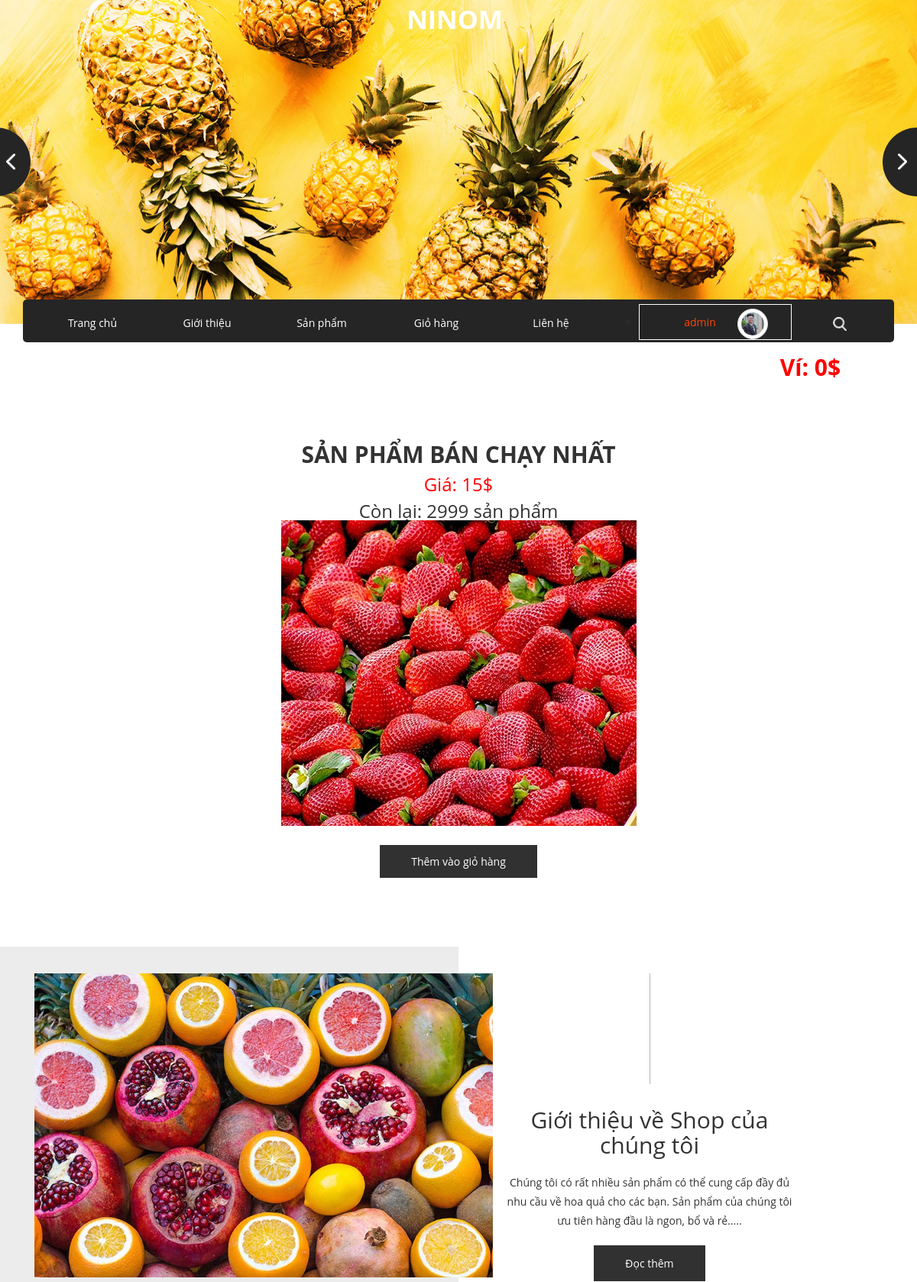
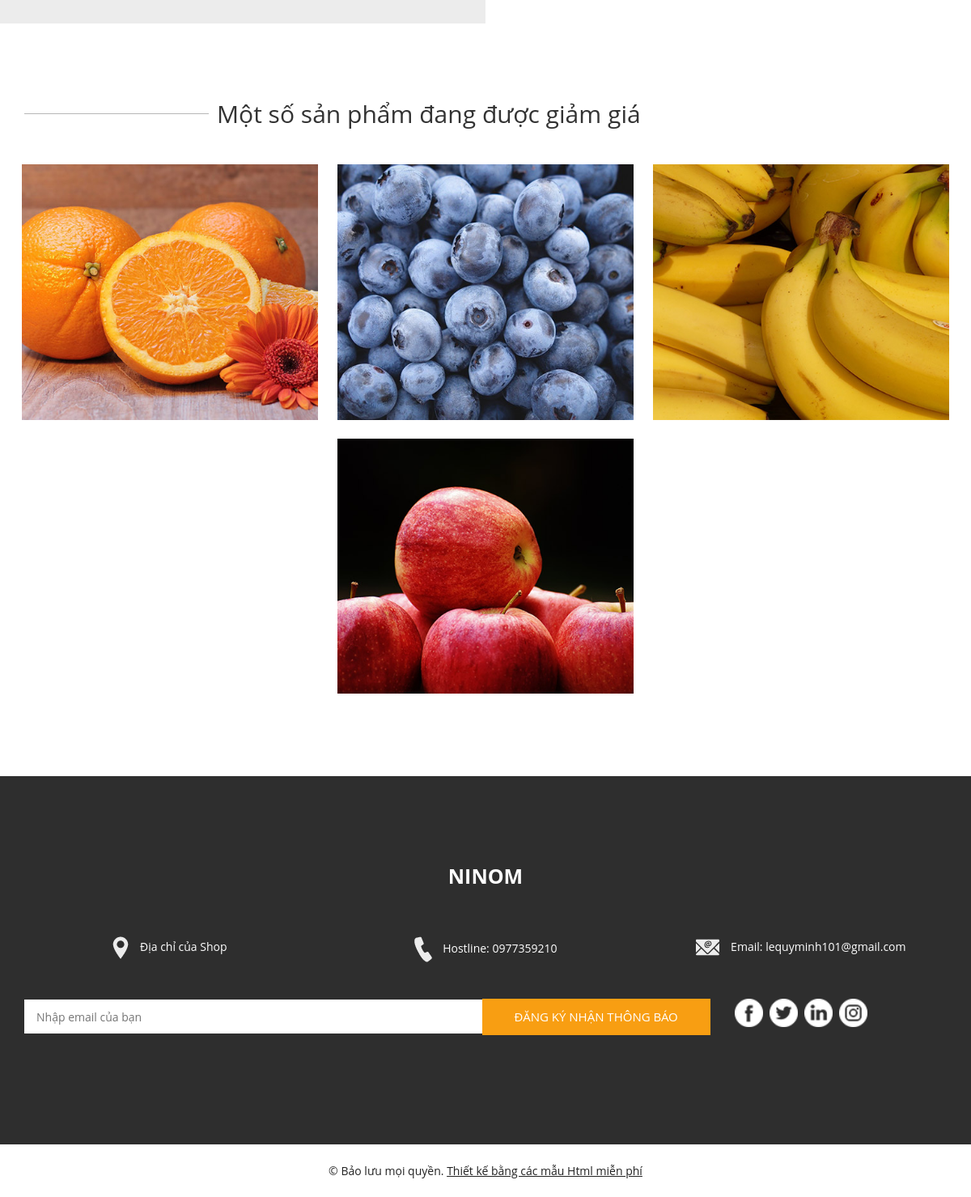
/User/Trangchu.php (signed in), run on the app's committed database (2 pictures, top to bottom).
### tables this page shows
CREATE TABLE `dsuser` (
  `ID_User` int(11) NOT NULL,
  `Name_User` varchar(50) NOT NULL,
  `Sex` varchar(50) NOT NULL,
  `Address` varchar(50) NOT NULL,
  `Date` date NOT NULL,
  `PhoneNumber` varchar(50) NOT NULL,
  `Email` varchar(50) NOT NULL,
  `Avt` varchar(50) NOT NULL,
  `Wallet` double NOT NULL,
  `Chucvu` varchar(50) NOT NULL,
  `Name_TK` varchar(50) NOT NULL
);

CREATE TABLE `dssp` (
  `ID_SP` int(11) NOT NULL,
  `Name_SP` varchar(50) NOT NULL,
  `SLConLai` int(11) NOT NULL,
  `SLDaBan` int(11) NOT NULL,
  `Price` float NOT NULL,
  `Image_SP` varchar(255) NOT NULL,
  `MoTa` text NOT NULL,
  `TysoGiamGia` int(11) NOT NULL
);

### User/Control.php (called while the page is built, shortened)
<?php
    include("../Connect.php");
    class data{
        function Load_SP(){
            global $con;
            $sql = "SELECT* FROM dssp";
            $run = mysqli_query($con,$sql);
            return $run;
        }
        function Search_User($tentk){
            global $con;
            $sql = "SELECT* FROM dsuser WHERE Name_TK = '$tentk'";
            $run = mysqli_query($con,$sql);
            return $run;
        }
    }

### User/Trangchu.php (the view, shortened to what this page needs)
<!DOCTYPE html>
<html>
<head>
  <link rel="stylesheet" type="text/css"
    href="https://cdnjs.cloudflare.com/ajax/libs/OwlCarousel2/2.1.3/assets/owl.carousel.min.css" />
  <link rel="stylesheet" type="text/css" href="css/bootstrap.css" />
  <link href="css/style.css" rel="stylesheet" />
  <link href="../Admin/assets/css/bootstrap.css" rel="stylesheet" />
  <link href="../Admin/assets/css/font-awesome.css" rel="stylesheet" />
  <link href="../Admin/assets/css/basic.css" rel="stylesheet" />
  <link href="../Admin/assets/css/custom.css" rel="stylesheet" />
  <link href="css/responsive.css" rel="stylesheet" />
</head>
<body>
  <?php
      include("Control.php");
      $getdata = new data();
      $input = $getdata->Search_User($_SESSION['TenTK']);
      $ttcn = mysqli_fetch_array($input);
  ?>
  <div class="hero_area">
    <a href="Trangchu.php"><div class="brand_box">
      <div class="navbar-brand">
        <span>
          Ninom
        </span>
      </div>
    </div></a>
    <section class=" slider_section position-relative">
      <div id="carouselExampleControls" class="carousel slide " data-ride="carousel">
        <div class="carousel-inner">
          <div class="carousel-item active">
            <div class="img-box">
              <img src="images/niniom_banner/slider-img.jpg" alt="">
            </div>
          </div>
        </div>
        <a class="carousel-control-prev" href="#carouselExampleControls" role="button" data-slide="prev">
        </a>
        <a class="carousel-control-next" href="#carouselExampleControls" role="button" data-slide="next">
        </a>
      </div>
    </section>
  </div>
  <section class="nav_section">
    <div class="container">
      <div class="custom_nav2">
        <nav class="navbar navbar-expand custom_nav-container ">
          <div class="collapse navbar-collapse" id="navbarSupportedContent" style="max-height: 34px;">
            <div class="d-flex  flex-column flex-lg-row align-items-center">
              <ul class="navbar-nav  ">
                <li class="nav-item active">
                  <a class="nav-link" style="width: 150px;" href="Trangchu.php">Trang chủ</a>
                </li>
                <li class="nav-item">
                  <a class="nav-link" style="width: 150px;" href="about.php">Giới thiệu</a>
                </li>
                <li class="nav-item">
                  <a class="nav-link" style="width: 150px;" href="fruit.php">Sản phẩm</a>
                </li>
                <li class="nav-item">
                  <a class="nav-link" style="width: 150px;" href="testimonial.php">Giỏ hàng</a>
                </li>
                <li class="nav-item">
                  <a class="nav-link" style="width: 150px;" href="contact.php">Liên hệ</a>
                </li>
                <li class="nav-item" style="width: 200px; max-height: 50px;">
                    <ul id="main-menu">
                      <li>
                        <a class="nav-link" href="#" style="width: 200px; border: 1px solid white; margin-top: -5px; color: orangered;">
                          <?php echo$ttcn['Name_TK']; ?>
                          <img src="../User/images/image_User/<?php echo$ttcn['Avt']; ?>" class="img-thumbnail" style="width: 40px; height: 40px; margin-top: -5px; border-radius: 50%; float: right;" />
                        </a>
                      </li>
                    </ul>
                </li>
              </ul>
              <form class="form-inline my-2 my-lg-0 ml-0 ml-lg-4 mb-3 mb-lg-0">
                <button class="btn  my-2 my-sm-0 nav_search-btn" style="margin-left: 70px;" type="submit"></button>
              </form>
            </div>
          </div>
        </nav>
      </div>
    </div>
  </section>
  <div style="float: right; margin-right: 100px; font-size: 30px; color: red; font-weight: bold;">Ví: <?php echo$ttcn['Wallet'].'$'; ?></div>
  <section class="shop_section layout_padding">
    <div class="container">
      <div class="box">
        <?php
          $spbcmax = 0;
          $select_sp = $getdata->Load_SP();
          foreach($select_sp as $sp){
            if($sp['SLDaBan'] > $spbcmax){
              $spbcmax = $sp['SLDaBan'];
            }
          }
          foreach($select_sp as $sp){
            if($sp['SLDaBan'] == $spbcmax){
        ?>
        <div class="detail-box">
          <h2>
            Sản phẩm bán chạy nhất
          </h2>
          <p style="margin-top: 10px; color: red; font-size: 24px;">Giá: <?php echo$sp['Price']; ?>$</p>
          <p style="margin-top: 10px; font-size: 24px;">Còn lại: <?php echo$sp['SLConLai']; ?> sản phẩm</p>
        </div>
        <div class="img-box">
          <img src="images/image_SP/<?php echo$sp['Image_SP']; ?>" alt="">
        </div>
        <div class="btn-box">
          <a href="themvaogio.php?idsp=<?php echo$sp['ID_SP']; ?>"  onclick="<?php $_SESSION['Next'] = 'Trangchu.php'; ?>">
            Thêm vào giỏ hàng
          </a>
        </div>
        <?php
            }
          }
        ?>
      </div>
    </div>
  </section>
  <section class="about_section">
    <div class="container-fluid">
      <div class="row">
        <div class="col-md-6 px-0">
          <div class="img-box">
            <img src="images/about-img.jpg" alt="">
          </div>
        </div>
        <div class="col-md-5">
          <div class="detail-box">
            <div class="heading_container">
              <h2>
                Giới thiệu về Shop của chúng tôi
              </h2>
            </div>
            <p>
              Chúng tôi có rất nhiều sản phẩm có thể cung cấp đầy đủ nhu cầu về hoa quả cho các bạn.
              Sản phẩm của chúng tôi ưu tiên hàng đầu là ngon, bổ và rẻ.....
            </p>
            <a href="about.php">
              Đọc thêm
            </a>
          </div>
        </div>
      </div>
    </div>
  </section>
  <section class="fruit_section layout_padding">
    <div class="container">
      <div class="heading_container">
        <hr>
        <h2>
          Một số sản phẩm đang được giảm giá
        </h2>
      </div>
    </div>
    <div class="container-fluid">
      <div class="fruit_container">
        <?php
          $sttsp = 1;
          foreach($select_sp as $sp){
            if($sp['TysoGiamGia'] > 0){
        ?>
          <div class="box">
            <img src="images/image_SP/<?php echo$sp['Image_SP']; ?>" alt="">
          </div>
        <?php
            }
            $sttsp++;
            if($sttsp>5) break;
          }
        ?>
      </div>
    </div>
  </section>
  <section class="info_section layout_padding">
    <div class="container">
      <div class="info_logo">
        <h2>
          NiNom
        </h2>
      </div>
      <div class="info_contact">
        <div class="row">
          <div class="col-md-4">
            <a href="#diachi">
              <img src="images/location.png" alt="">
              <span>
                Địa chỉ của Shop
              </span>
            </a>
          </div>
          <div class="col-md-4">
            <a href="" onclick="alert('Gọi j đó con?');">
              <img src="images/call.png" alt="">
              <span>
                Hostline: 0977359210
              </span>
            </a>
          </div>
          <div class="col-md-4">
            <a href="https://mail.google.com/mail/u/0/#inbox">
              <img src="images/mail.png" alt="">
              <span>
                Email: lequyminh101@gmail.com
              </span>
            </a>
          </div>
        </div>
      </div>
      <div class="row">
        <div class="col-md-8 col-lg-9">
          <div class="info_form">
            <form action="">
              <input type="text" placeholder="Nhập email của bạn">
              <button>
                Đăng ký nhận thông báo
              </button>
            </form>
          </div>
        </div>
        <div class="col-md-4 col-lg-3">
          <div class="info_social">
            <div>
              <a href="https://www.facebook.com/thamtu.bian.7">
                <img src="images/facebook-logo-button.png" alt="">
              </a>
            </div>
            <div>
              <a href="">
                <img src="images/twitter-logo-button.png" alt="">
              </a>
            </div>
            <div>
              <a href="">
                <img src="images/linkedin.png" alt="">
              </a>
            </div>
            <div>
              <a href="">
                <img src="images/instagram.png" alt="">
              </a>
            </div>
          </div>
        </div>
      </div>
    </div>
  </section>
  <section class="container-fluid footer_section ">
    <p>
      &copy; <span id="displayYear"></span> Bảo lưu mọi quyền.
      <a href="https://html.design/" style="text-decoration: underline;"> Thiết kế bằng các mẫu Html miễn phí</a>
    </p>
  </section>
</body>
</html>

### Admin/assets/css/basic.css (style rules this page uses)
body { font-family: 'Open Sans', sans-serif; line-height:25px; }
@media (min-width:768px) { .navbar { border-radius: 0px; } }

### User/css/responsive.css (style rules this page uses)
@media (min-width: 1200px) { .container { max-width: 1170px; } }

### data on the page
dsuser: Name_TK "admin", Avt (picture), Wallet "0"
dssp: Price "15", SLConLai "2999", Image_SP (picture)
dssp: Image_SP (picture)
dssp: Image_SP (picture)
dssp: Image_SP (picture)
dssp: Image_SP (picture)
